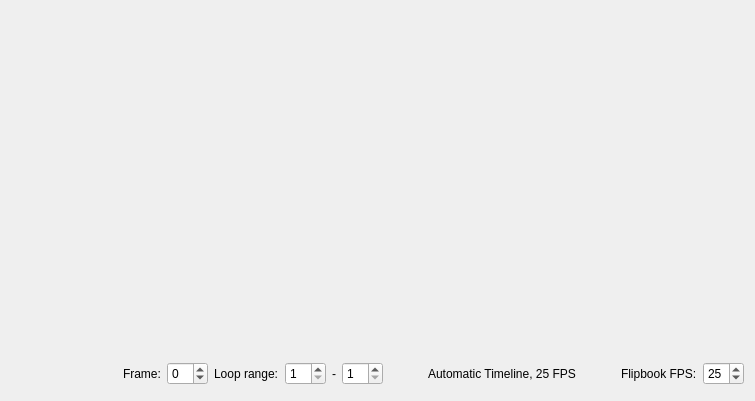
<?xml version="1.0" encoding="UTF-8"?>
<ui version="4.0">
 <class>Flipbook</class>
 <widget class="QDialog" name="Flipbook">
  <property name="geometry">
   <rect>
    <x>0</x>
    <y>0</y>
    <width>755</width>
    <height>401</height>
   </rect>
  </property>
  <property name="windowTitle">
   <string>Flipbook</string>
  </property>
  <layout class="QVBoxLayout" name="verticalLayout" stretch="1,0">
   <item>
    <widget class="FlipbookView" name="view" native="true"/>
   </item>
   <item>
    <layout class="QHBoxLayout" name="horizontalLayout">
     <item>
      <widget class="QToolButton" name="zoomButton">
       <property name="icon">
        <iconset theme="zoom-original">
         <normaloff>theme:zoom-original.svg</normaloff>theme:zoom-original.svg</iconset>
       </property>
       <property name="iconSize">
        <size>
         <width>22</width>
         <height>22</height>
        </size>
       </property>
       <property name="autoRaise">
        <bool>true</bool>
       </property>
      </widget>
     </item>
     <item>
      <widget class="QToolButton" name="rewindButton">
       <property name="minimumSize">
        <size>
         <width>32</width>
         <height>32</height>
        </size>
       </property>
       <property name="icon">
        <iconset theme="media-skip-backward">
         <normaloff>theme:media-skip-backward.svg</normaloff>theme:media-skip-backward.svg</iconset>
       </property>
       <property name="iconSize">
        <size>
         <width>22</width>
         <height>22</height>
        </size>
       </property>
       <property name="autoRaise">
        <bool>true</bool>
       </property>
      </widget>
     </item>
     <item>
      <widget class="QToolButton" name="playButton">
       <property name="minimumSize">
        <size>
         <width>32</width>
         <height>32</height>
        </size>
       </property>
       <property name="icon">
        <iconset theme="media-playback-start">
         <normaloff>theme:media-playback-start.svg</normaloff>theme:media-playback-start.svg</iconset>
       </property>
       <property name="iconSize">
        <size>
         <width>22</width>
         <height>22</height>
        </size>
       </property>
       <property name="autoRaise">
        <bool>true</bool>
       </property>
      </widget>
     </item>
     <item>
      <widget class="QLabel" name="label">
       <property name="text">
        <string>Frame:</string>
       </property>
      </widget>
     </item>
     <item>
      <widget class="QSpinBox" name="layerIndex">
       <property name="wrapping">
        <bool>true</bool>
       </property>
       <property name="correctionMode">
        <enum>QAbstractSpinBox::CorrectToNearestValue</enum>
       </property>
       <property name="showGroupSeparator" stdset="0">
        <bool>true</bool>
       </property>
      </widget>
     </item>
     <item>
      <widget class="QLabel" name="label_2">
       <property name="text">
        <string>Loop range:</string>
       </property>
      </widget>
     </item>
     <item>
      <widget class="QSpinBox" name="loopStart">
       <property name="minimum">
        <number>1</number>
       </property>
      </widget>
     </item>
     <item>
      <widget class="QLabel" name="label_4">
       <property name="text">
        <string notr="true">-</string>
       </property>
      </widget>
     </item>
     <item>
      <widget class="QSpinBox" name="loopEnd">
       <property name="minimum">
        <number>1</number>
       </property>
      </widget>
     </item>
     <item>
      <spacer name="horizontalSpacer_2">
       <property name="orientation">
        <enum>Qt::Horizontal</enum>
       </property>
       <property name="sizeType">
        <enum>QSizePolicy::Expanding</enum>
       </property>
       <property name="sizeHint" stdset="0">
        <size>
         <width>0</width>
         <height>0</height>
        </size>
       </property>
      </spacer>
     </item>
     <item>
      <widget class="QLabel" name="timelineModeLabel">
       <property name="text">
        <string notr="true">Automatic Timeline, 25 FPS</string>
       </property>
      </widget>
     </item>
     <item>
      <spacer name="horizontalSpacer">
       <property name="orientation">
        <enum>Qt::Horizontal</enum>
       </property>
       <property name="sizeHint" stdset="0">
        <size>
         <width>0</width>
         <height>0</height>
        </size>
       </property>
      </spacer>
     </item>
     <item>
      <widget class="QLabel" name="label_3">
       <property name="text">
        <string>Flipbook FPS:</string>
       </property>
      </widget>
     </item>
     <item>
      <widget class="QSpinBox" name="fps">
       <property name="minimum">
        <number>1</number>
       </property>
       <property name="maximum">
        <number>60</number>
       </property>
       <property name="value">
        <number>25</number>
       </property>
      </widget>
     </item>
    </layout>
   </item>
  </layout>
 </widget>
 <customwidgets>
  <customwidget>
   <class>FlipbookView</class>
   <extends>QWidget</extends>
   <header>desktop/widgets/flipbookview.h</header>
   <container>1</container>
  </customwidget>
 </customwidgets>
 <resources/>
 <connections/>
</ui>
